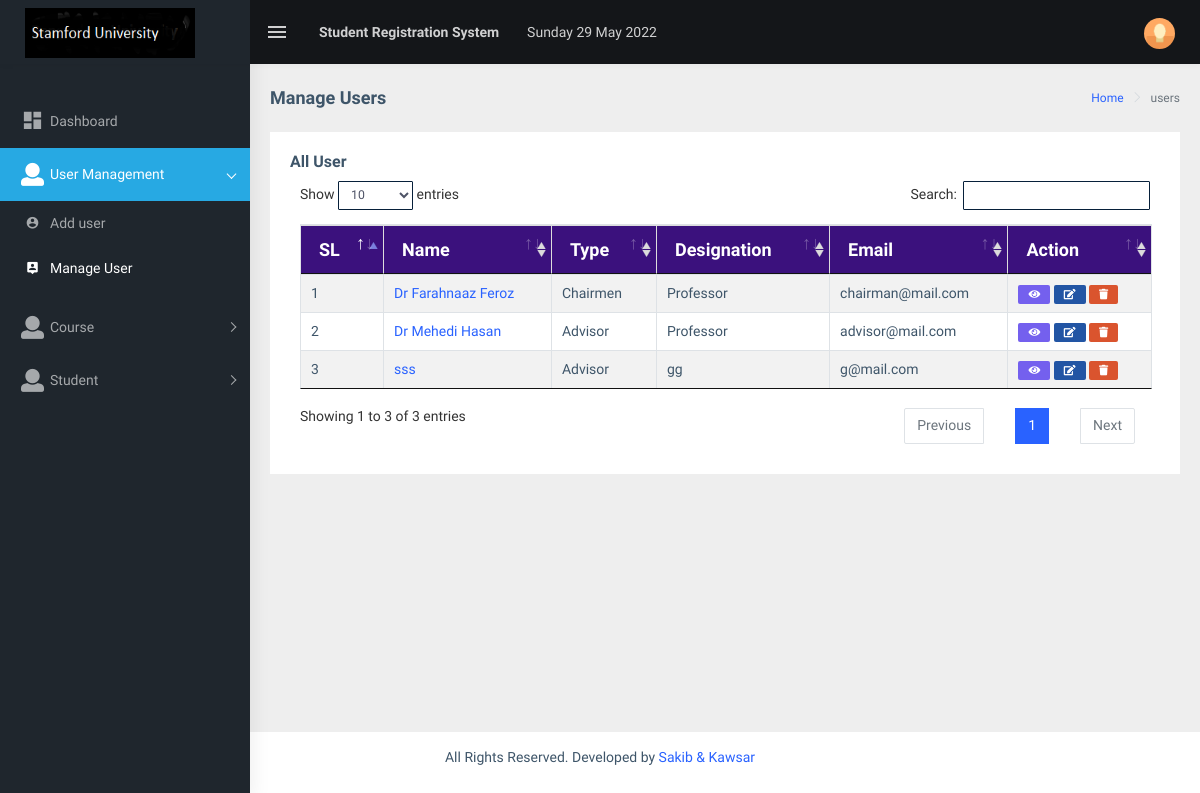
Screenshot of /app/manage-staff.php (signed in) with the database file from the repository.
### tables this page shows
CREATE TABLE `users` (
  `id` int(11) NOT NULL,
  `user_fullname` varchar(255) NOT NULL,
  `user_email` varchar(255) NOT NULL,
  `user_password` varchar(255) NOT NULL,
  `user_type` int(11) NOT NULL DEFAULT 0 COMMENT '1=admin, 2 = chairmen, 3 = advisor',
  `user_designation` varchar(255) NOT NULL,
  `advisor_batch` varchar(20) NOT NULL DEFAULT '0',
  `joining_date` timestamp NOT NULL DEFAULT current_timestamp(),
  `deletion_status` tinyint(3) NOT NULL DEFAULT 0
);

### app/core/Database.php (called while the page is built, shortened)
<?php
Class Database {
    public $host = DB_HOST;
    public $user = DB_USER;
    public $pass = DB_PASS;
    public $dbname = DB_NAME;
    public $link;
    private function connectDB() {
        $this->link = new mysqli($this->host, $this->user, $this->pass, $this->dbname);
    }
    public function select($query) {
        $result = $this->link->query($query) or
                die($this->link->error . __LINE__);
        if ($result->num_rows > 0) {
            return $result;
        } else {
            return false;
        }
    }
}
?>

### app/class/Admin.php (called while the page is built, shortened)
<?php
class Admin {
    private $db;
    public function __construct() {
        $this->db = new Database();
    }
    public function getAllStaff() {
        $query = "SELECT * FROM users WHERE deletion_status = 0 AND user_email != 'admin@mail.com'";
        $result = $this->db->select($query);
        return $result;
    }
}
?>

### app/manage-staff.php (the view, shortened to what this page needs)
<?php include 'header.php'; ?>
<?php include 'sidebar.php'; ?>
<div class="page-wrapper">
    <div class="page-breadcrumb">
        <div class="row">
            <div class="col-12 d-flex no-block align-items-center">
                <h4 class="page-title">Manage Users</h4>
                <div class="ml-auto text-right">
                    <nav aria-label="breadcrumb">
                        <ol class="breadcrumb">
                            <li class="breadcrumb-item"><a href="dashboard.php">Home</a></li>
                            <li class="breadcrumb-item active" aria-current="page">users</li>
                        </ol>
                    </nav>
                </div>
            </div>
        </div>
    </div>
    <div class="container-fluid">
        <div class="row">
            <div class="col-md-12">
                <div class="card">
                    <div class="card-body">
                        <h5 class="card-title">All User</h5>
                        <div class="table-responsive">
                            <table id="zero_config" class="table table-striped table-bordered tbl">
                                <thead>
                                    <tr>
                                        <th>SL</th>
                                        <th>Name</th>
                                        <th>Type</th>
                                        <th>Designation</th>
                                        <th>Email</th>
                                        <th>Action</th>
                                    </tr>
                                </thead>
                                <tbody>
                                    <?php
                                    $getStaff = $admin->getAllStaff();
                                    if ($getStaff) {
                                        $i = 0;
                                        while ($result = $getStaff->fetch_assoc()) {
                                            $i++;
                                            ?>
                                            <tr>
                                                <td><?php echo $i; ?></td>
                                                <td><a target="_blank" href="view-staff.php?sid=<?php echo $result['id']; ?>"><?php echo $result['user_fullname']; ?></a></td>
                                                <td>
                                                <?php
                                                    if($result['user_type'] == 1){
                                                        echo 'Admin';
                                                    }else if($result['user_type'] == 2){
                                                        echo 'Chairmen';
                                                    }else if($result['user_type'] == 3){
                                                        echo 'Advisor';
                                                    }else if($result['user_type'] == 4){
                                                        echo 'Accountant';
                                                    }else{
                                                        echo 'Not defined';
                                                    }
                                                    ?>
                                                </td>
                                                <td><?php echo $result['user_designation']; ?></td>
                                                <td><?php echo $result['user_email']; ?></td>
                                                <td>
                                                    <a target="_blank" href="view-staff.php?sid=<?php echo $result['id']; ?>"><span class="label label-primary"><i class="fas fa-eye"></i></span></a>
                                                    <a href="edit-staff.php?sid=<?php echo $result['id']; ?>"><span class="label label-info"><i class=" fas fa-edit"></i></span></a>
                                                    <a onclick="return confirm('Are you sure to delete?');" href="?delid=<?php echo $result['id']; ?>"><span class="label label-danger"><i class="fas fa-trash"></i></span></a>
                                                </td>
                                            </tr>
                                            <?php
                                        }
                                    }
                                    ?>
                                </tbody>
                            </table>
                        </div>
                    </div>
                </div>
            </div>
        </div>
    </div>
</div>
<?php include 'footer.php'; ?>

### app/header.php (style rules this page uses)
.tbl th { background-color: #3b117d; color: white; border: 1px solid #ddd; padding: 8px; font-size: 18px; font-weight: bold; }

### rows the page displays
users: user_fullname "Dr Farahnaaz Feroz", user_type "Chairmen", user_designation "Professor", user_email "chairman@mail.com"
users: user_fullname "Dr Mehedi Hasan", user_type "Advisor", user_designation "Professor", user_email "advisor@mail.com"
users: user_fullname "sss", user_type "Advisor", user_designation "gg", user_email "g@mail.com"
